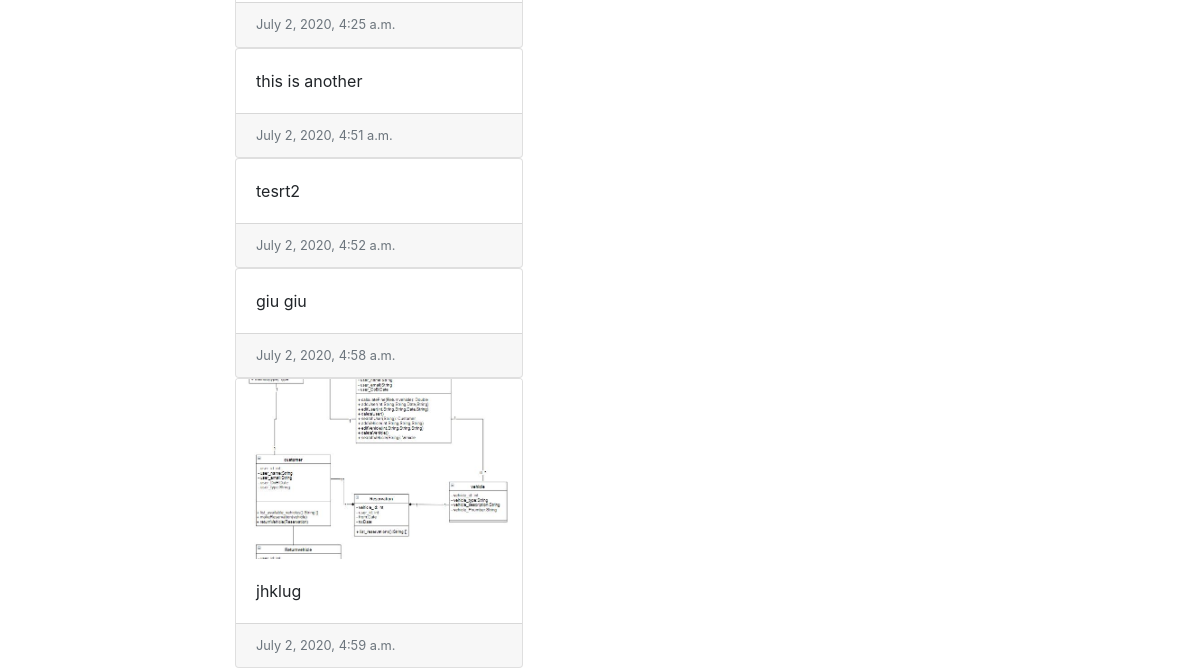
The app's page /user/profile/1 (lower part), older data.
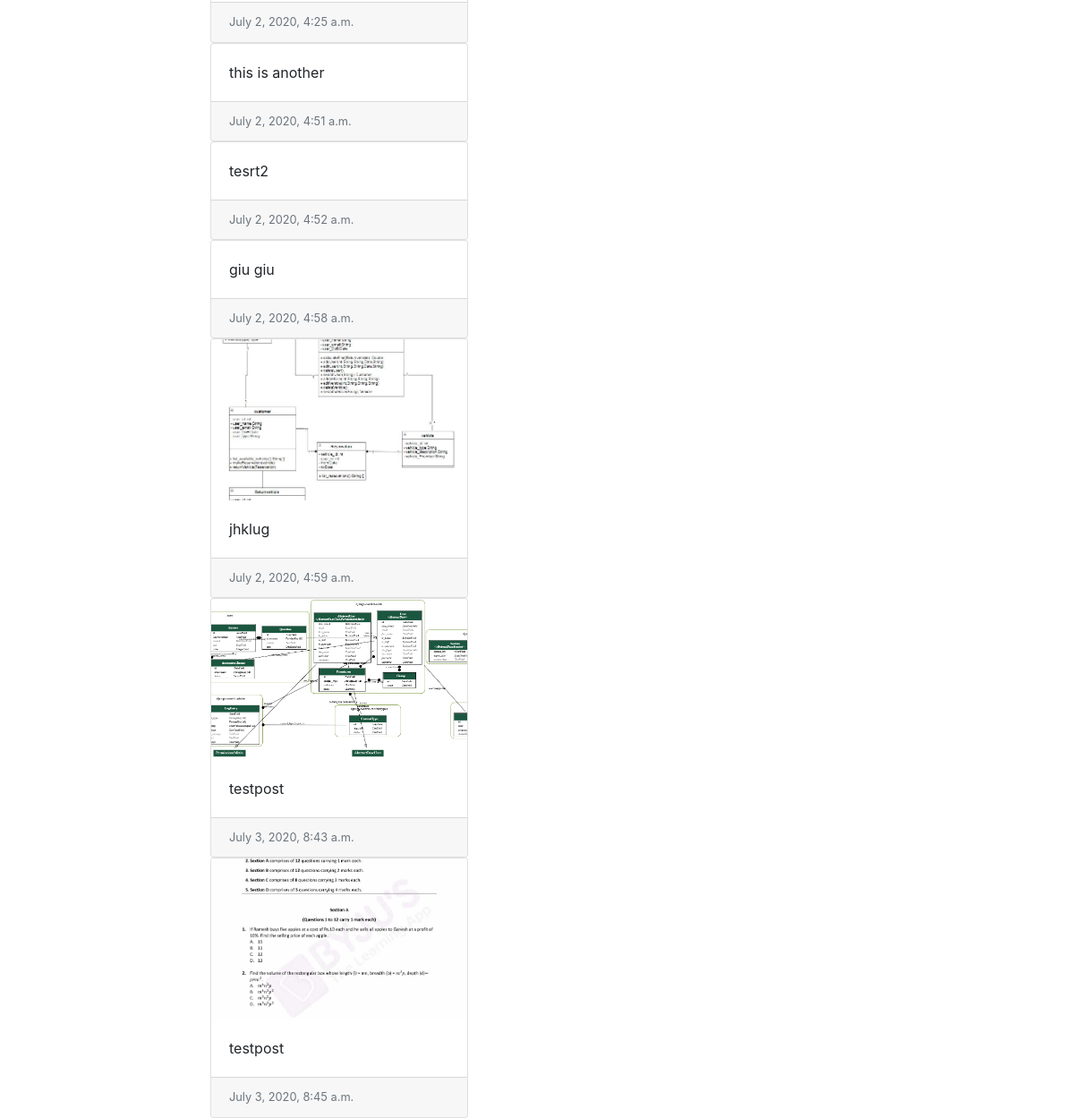
The same page, newer data.
### core/models.py (models this page shows, shortened)
class Post(models.Model):
    postby = models.ForeignKey(Service,
                               on_delete=models.CASCADE,
                               related_name="servicepost"
                               )
    postText = models.TextField(null=False, blank=False,verbose_name="post text")
    postImage = models.ImageField(upload_to="element/", null=True)
    postCreated = models.DateTimeField(auto_now=True)
    price = models.CharField(max_length=15, null=True, verbose_name="price of item",blank=True)

### userprofile/views.py (the view)
# urls.py: path('profile/<int:id_>', views.profileDetailView, name="profile"),
def profileDetailView(request, id_):
    person = get_object_or_404(User, id=id_)
    profile = UserProfile.objects.get(user=person)
    address = person.useraddress.all()
    return render(request, 'accounts/profileview.html', {'person': person, 'profile': profile, 'address': address})

### userprofile/templates/accounts/profileview.html (shortened to what this page needs)
{% extends 'base.html' %}
{% load static %}
{% block body %}
        {% for posts in person.seller.servicepost.all %}
      <div class="card" style="width: 18rem;">
      {% if  posts.postImage %}
        <img class="card-img-top" src="{{ posts.postImage.url }}" alt="Card image cap">
      {% endif %}
          <div class="card-body">
          <p class="card-text"> {{ posts.postText }}</p>
        </div>
        <div class="card-footer">
          <small class="text-muted">{{ posts.postCreated }}</small>
        </div>
      </div>
    {% endfor %}
{% endblock %}

Row changes from the older to the newer data that the page shows:
added Post: postImage (picture), postText "testpost", postCreated "July 3, 2020, 8:43 a.m."
added Post: postImage (picture), postText "testpost", postCreated "July 3, 2020, 8:45 a.m."
